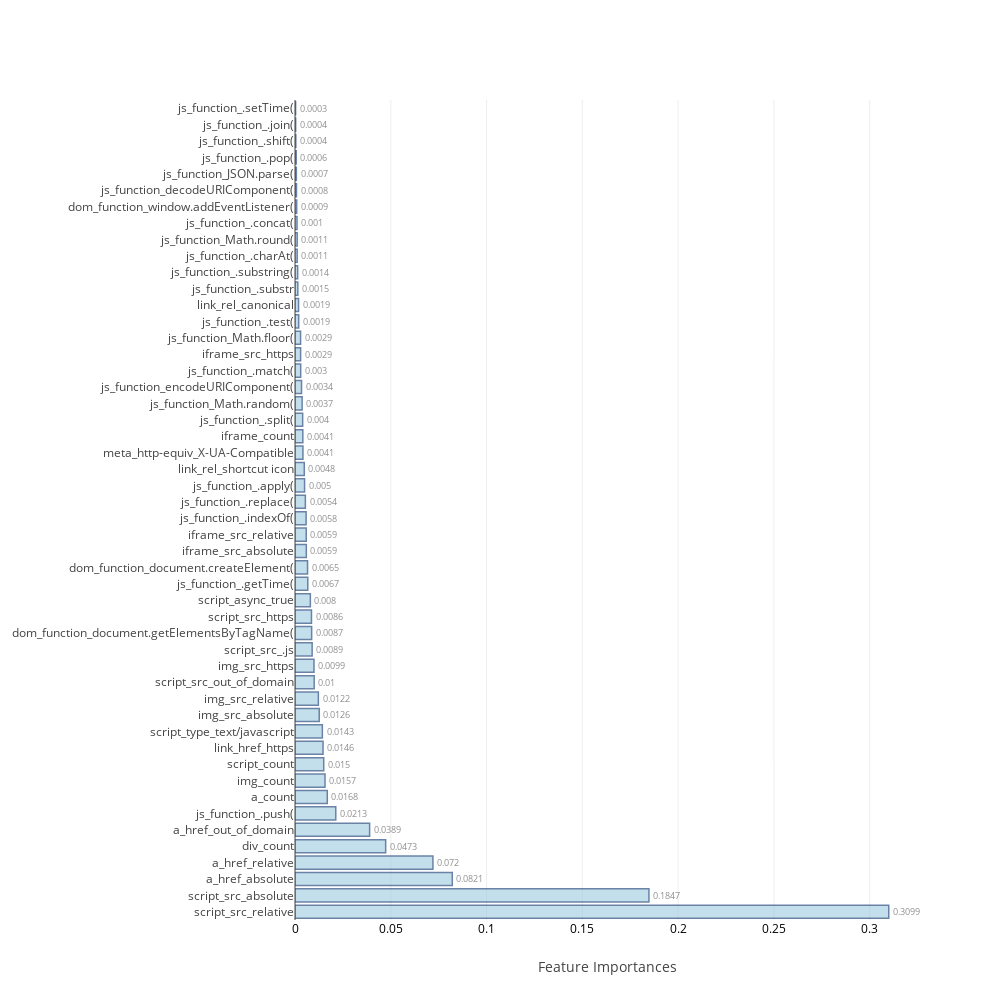
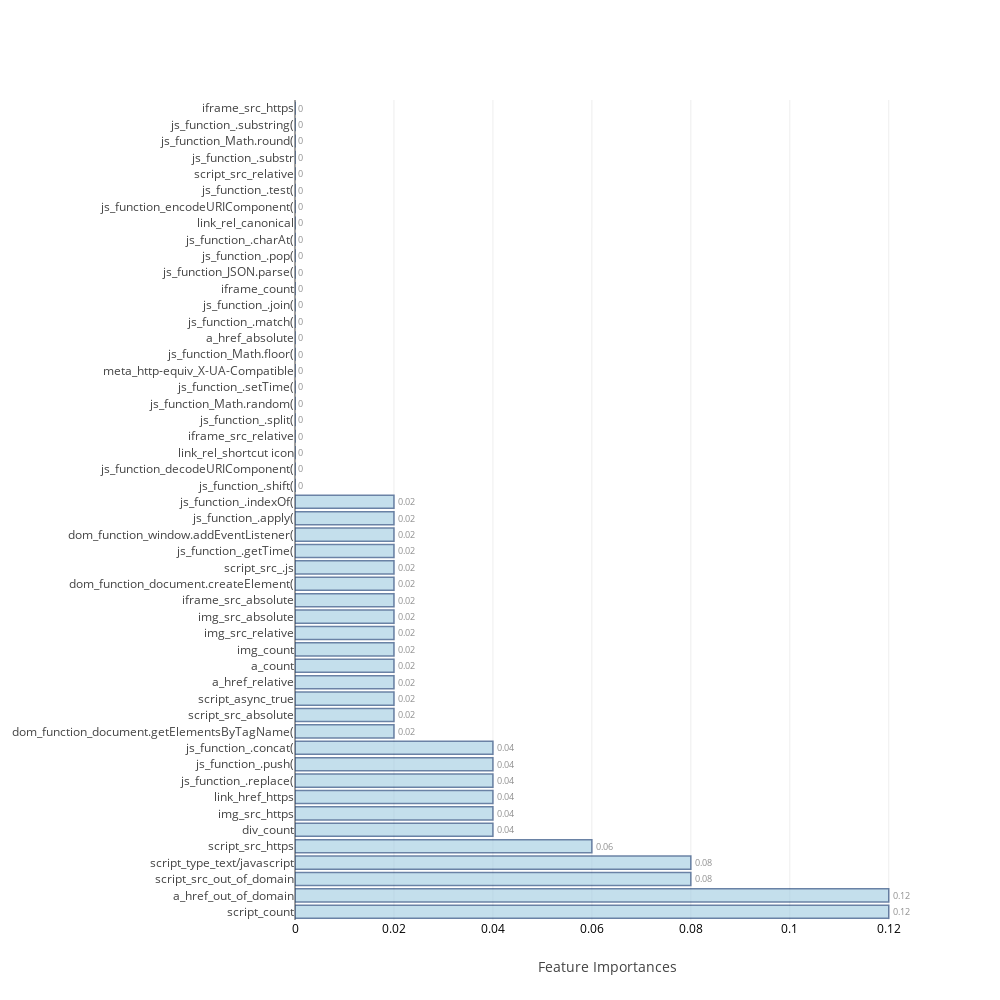
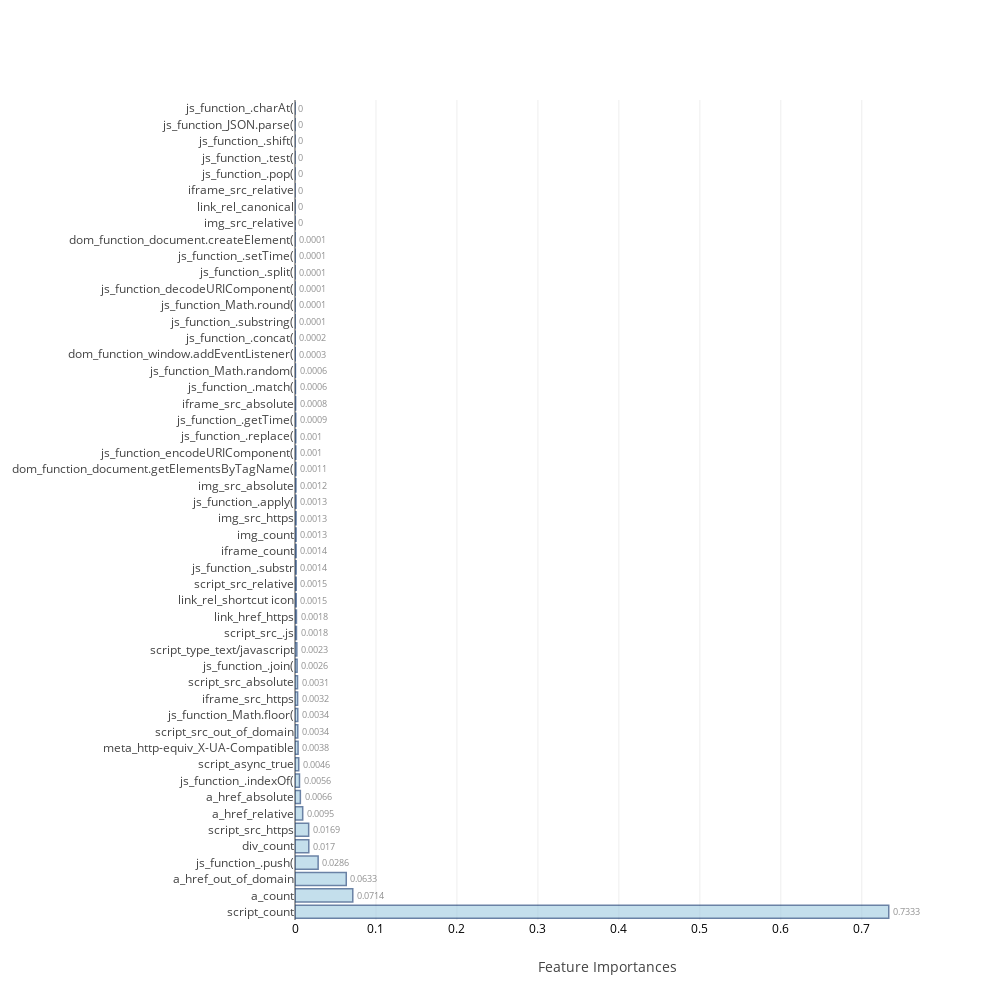
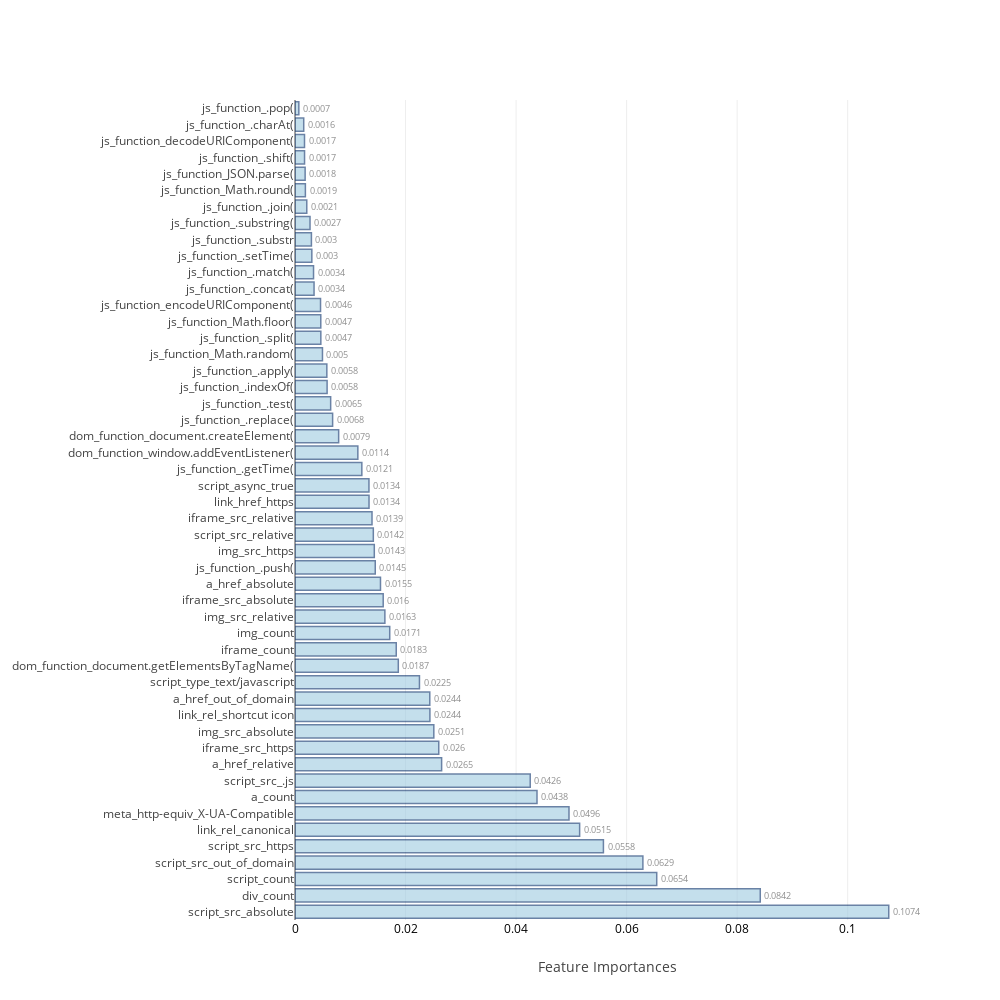

The notebook cell saved with these charts, in order:
### Code cell
feat_imp=[None]*4
j=0
for i in range(0,8):
    if i>=2 and i<=5:
        model,cm_train,cm_test,acc_train,acc_test,roc_auc,feat_imp[j]=f[i](X_train,Y_train,X_test,Y_test,columns)
        j=j+1
    else:
        model,cm_train,cm_test,acc_train,acc_test,roc_auc=f[i](X_train,Y_train,X_test,Y_test)
    table_80_50_train.loc[i]=   ([acc_train,cm_train.TP,cm_train.TN,cm_train.FP,cm_train.FN,cm_train.FPR,cm_train.FNR])
    table_80_50_test.loc[i] =   ([acc_test ,cm_test.TP, cm_test.TN, cm_test.FP, cm_test.FN, cm_test.FPR, cm_test.FNR,roc_auc])
    print("\n")

### Figure 1 — Plotly figure (JSON) as saved in the notebook; plotly's stock layout.template omitted (floating-point values rounded to 4 significant figures)
{"data": [{"marker": {"color": "rgb(158,202,225)", "line": {"color": "rgb(8,48,107)", "width": 1.5}}, "opacity": 0.6, "orientation": "h", "text": [0.3099, 0.1847, 0.0821, 0.072, 0.0473, 0.0389, 0.0213, 0.0168, 0.0157, 0.015, 0.0146, 0.0143, 0.0126, 0.0122, 0.01, 0.0099, 0.0089, 0.0087, 0.0086, 0.008, 0.0067, 0.0065, 0.0059, 0.0059, 0.0058, 0.0054, 0.005, 0.0048, 0.0041, 0.0041, 0.004, 0.0037, 0.0034, 0.003, 0.0029, 0.0029, 0.0019, 0.0019, 0.0015, 0.0014, 0.0011, 0.0011, 0.001, 0.0009, 0.0008, 0.0007, 0.0006, 0.0004, 0.0004, 0.0003], "textposition": "outside", "type": "bar", "uid": "7e434136-b557-49b4-9133-36970a8641a6", "x": [0.3099, 0.1847, 0.08211, 0.07199, 0.04732, 0.03895, 0.02128, 0.01685, 0.01566, 0.01499, 0.01463, 0.01428, 0.01264, 0.0122, 0.01001, 0.009903, 0.008948, 0.008689, 0.008599, 0.008016, 0.006671, 0.006549, 0.005903, 0.005869, 0.0058, 0.005403, 0.004998, 0.004849, 0.004141, 0.004082, 0.004, 0.003718, 0.003405, 0.00297, 0.002932, 0.002913, 0.001928, 0.001855, 0.001467, 0.001387, 0.001141, 0.001136, 0.001044, 0.0008692, 0.0007761, 0.0006999, 0.0006385, 0.0004373, 0.0003529, 0.0003201], "y": ["script_src_relative", "script_src_absolute", "a_href_absolute", "a_href_relative", "div_count", "a_href_out_of_domain", "js_function_.push(", "a_count", "img_count", "script_count", "link_href_https", "script_type_text/javascript", "img_src_absolute", "img_src_relative", "script_src_out_of_domain", "img_src_https", "script_src_.js", "dom_function_document.getElementsByTagName(", "script_src_https", "script_async_true", "js_function_.getTime(", "dom_function_document.createElement(", "iframe_src_absolute", "iframe_src_relative", "js_function_.indexOf(", "js_function_.replace(", "js_function_.apply(", "link_rel_shortcut icon", "meta_http-equiv_X-UA-Compatible", "iframe_count", "js_function_.split(", "js_function_Math.random(", "js_function_encodeURIComponent(", "js_function_.match(", "iframe_src_https", "js_function_Math.floor(", "js_function_.test(", "link_rel_canonical", "js_function_.substr", "js_function_.substring(", "js_function_.charAt(", "js_function_Math.round(", "js_function_.concat(", "dom_function_window.addEventListener(", "js_function_decodeURIComponent(", "js_function_JSON.parse(", "js_function_.pop(", "js_function_.shift(", "js_function_.join(", "js_function_.setTime("]}], "layout": {"autosize": false, "height": 1000, "width": 1000, "xaxis": {"tickfont": {"color": "black", "size": 12}, "title": "Feature Importances"}, "yaxis": {"automargin": true}}}

### Figure 2 — Plotly figure (JSON) as saved in the notebook; plotly's stock layout.template omitted (floating-point values rounded to 4 significant figures)
{"data": [{"marker": {"color": "rgb(158,202,225)", "line": {"color": "rgb(8,48,107)", "width": 1.5}}, "opacity": 0.6, "orientation": "h", "text": [0.12, 0.12, 0.08, 0.08, 0.06, 0.04, 0.04, 0.04, 0.04, 0.04, 0.04, 0.02, 0.02, 0.02, 0.02, 0.02, 0.02, 0.02, 0.02, 0.02, 0.02, 0.02, 0.02, 0.02, 0.02, 0.02, 0, 0, 0, 0, 0, 0, 0, 0, 0, 0, 0, 0, 0, 0, 0, 0, 0, 0, 0, 0, 0, 0, 0, 0], "textposition": "outside", "type": "bar", "uid": "ce791e87-85eb-4387-a303-6b37baa7ed0b", "x": [0.12, 0.12, 0.08, 0.08, 0.06, 0.04, 0.04, 0.04, 0.04, 0.04, 0.04, 0.02, 0.02, 0.02, 0.02, 0.02, 0.02, 0.02, 0.02, 0.02, 0.02, 0.02, 0.02, 0.02, 0.02, 0.02, 0, 0, 0, 0, 0, 0, 0, 0, 0, 0, 0, 0, 0, 0, 0, 0, 0, 0, 0, 0, 0, 0, 0, 0], "y": ["script_count", "a_href_out_of_domain", "script_src_out_of_domain", "script_type_text/javascript", "script_src_https", "div_count", "img_src_https", "link_href_https", "js_function_.replace(", "js_function_.push(", "js_function_.concat(", "dom_function_document.getElementsByTagName(", "script_src_absolute", "script_async_true", "a_href_relative", "a_count", "img_count", "img_src_relative", "img_src_absolute", "iframe_src_absolute", "dom_function_document.createElement(", "script_src_.js", "js_function_.getTime(", "dom_function_window.addEventListener(", "js_function_.apply(", "js_function_.indexOf(", "js_function_.shift(", "js_function_decodeURIComponent(", "link_rel_shortcut icon", "iframe_src_relative", "js_function_.split(", "js_function_Math.random(", "js_function_.setTime(", "meta_http-equiv_X-UA-Compatible", "js_function_Math.floor(", "a_href_absolute", "js_function_.match(", "js_function_.join(", "iframe_count", "js_function_JSON.parse(", "js_function_.pop(", "js_function_.charAt(", "link_rel_canonical", "js_function_encodeURIComponent(", "js_function_.test(", "script_src_relative", "js_function_.substr", "js_function_Math.round(", "js_function_.substring(", "iframe_src_https"]}], "layout": {"autosize": false, "height": 1000, "width": 1000, "xaxis": {"tickfont": {"color": "black", "size": 12}, "title": "Feature Importances"}, "yaxis": {"automargin": true}}}

### Figure 3 — Plotly figure (JSON) as saved in the notebook; plotly's stock layout.template omitted (floating-point values rounded to 4 significant figures)
{"data": [{"marker": {"color": "rgb(158,202,225)", "line": {"color": "rgb(8,48,107)", "width": 1.5}}, "opacity": 0.6, "orientation": "h", "text": [0.7333, 0.0714, 0.0633, 0.0286, 0.017, 0.0169, 0.0095, 0.0066, 0.0056, 0.0046, 0.0038, 0.0034, 0.0034, 0.0032, 0.0031, 0.0026, 0.0023, 0.0018, 0.0018, 0.0015, 0.0015, 0.0014, 0.0014, 0.0013, 0.0013, 0.0013, 0.0012, 0.0011, 0.001, 0.001, 0.0009, 0.0008, 0.0006, 0.0006, 0.0003, 0.0002, 0.0001, 0.0001, 0.0001, 0.0001, 0.0001, 0.0001, 0, 0, 0, 0, 0, 0, 0, 0], "textposition": "outside", "type": "bar", "uid": "a32fcbd4-a9e2-468e-a856-59679b771fce", "x": [0.7333, 0.07136, 0.0633, 0.02858, 0.01703, 0.01688, 0.009512, 0.00661, 0.005564, 0.004591, 0.003806, 0.003431, 0.003418, 0.003218, 0.003111, 0.002597, 0.002269, 0.001813, 0.001778, 0.001507, 0.001468, 0.001432, 0.001389, 0.001345, 0.001308, 0.001255, 0.001177, 0.001086, 0.001026, 0.0009716, 0.0009443, 0.0007662, 0.0005796, 0.0005523, 0.0002731, 0.0001847, 0.0001322, 8.642e-05, 7.773e-05, 7.433e-05, 7.346e-05, 5.42e-05, 4.57e-05, 1.631e-05, 1.124e-05, 0, 0, 0, 0, 0], "y": ["script_count", "a_count", "a_href_out_of_domain", "js_function_.push(", "div_count", "script_src_https", "a_href_relative", "a_href_absolute", "js_function_.indexOf(", "script_async_true", "meta_http-equiv_X-UA-Compatible", "script_src_out_of_domain", "js_function_Math.floor(", "iframe_src_https", "script_src_absolute", "js_function_.join(", "script_type_text/javascript", "script_src_.js", "link_href_https", "link_rel_shortcut icon", "script_src_relative", "js_function_.substr", "iframe_count", "img_count", "img_src_https", "js_function_.apply(", "img_src_absolute", "dom_function_document.getElementsByTagName(", "js_function_encodeURIComponent(", "js_function_.replace(", "js_function_.getTime(", "iframe_src_absolute", "js_function_.match(", "js_function_Math.random(", "dom_function_window.addEventListener(", "js_function_.concat(", "js_function_.substring(", "js_function_Math.round(", "js_function_decodeURIComponent(", "js_function_.split(", "js_function_.setTime(", "dom_function_document.createElement(", "img_src_relative", "link_rel_canonical", "iframe_src_relative", "js_function_.pop(", "js_function_.test(", "js_function_.shift(", "js_function_JSON.parse(", "js_function_.charAt("]}], "layout": {"autosize": false, "height": 1000, "width": 1000, "xaxis": {"tickfont": {"color": "black", "size": 12}, "title": "Feature Importances"}, "yaxis": {"automargin": true}}}

### Figure 4 — Plotly figure (JSON) as saved in the notebook; plotly's stock layout.template omitted (floating-point values rounded to 4 significant figures)
{"data": [{"marker": {"color": "rgb(158,202,225)", "line": {"color": "rgb(8,48,107)", "width": 1.5}}, "opacity": 0.6, "orientation": "h", "text": [0.1074, 0.0842, 0.0654, 0.0629, 0.0558, 0.0515, 0.0496, 0.0438, 0.0426, 0.0265, 0.026, 0.0251, 0.0244, 0.0244, 0.0225, 0.0187, 0.0183, 0.0171, 0.0163, 0.016, 0.0155, 0.0145, 0.0143, 0.0142, 0.0139, 0.0134, 0.0134, 0.0121, 0.0114, 0.0079, 0.0068, 0.0065, 0.0058, 0.0058, 0.005, 0.0047, 0.0047, 0.0046, 0.0034, 0.0034, 0.003, 0.003, 0.0027, 0.0021, 0.0019, 0.0018, 0.0017, 0.0017, 0.0016, 0.0007], "textposition": "outside", "type": "bar", "uid": "f23fdd0f-7125-4c75-b0c8-13663e4cd1a1", "x": [0.1074, 0.08418, 0.06545, 0.06294, 0.0558, 0.0515, 0.04958, 0.04379, 0.04256, 0.02653, 0.02601, 0.02512, 0.02441, 0.02439, 0.02252, 0.01869, 0.01832, 0.01714, 0.01626, 0.01596, 0.01547, 0.01452, 0.01435, 0.01417, 0.01393, 0.01339, 0.01338, 0.01209, 0.01137, 0.007898, 0.006806, 0.006453, 0.005809, 0.005759, 0.00497, 0.004674, 0.004665, 0.004618, 0.003446, 0.003355, 0.003045, 0.002971, 0.002718, 0.002129, 0.001877, 0.001834, 0.001727, 0.001721, 0.00158, 0.0006934], "y": ["script_src_absolute", "div_count", "script_count", "script_src_out_of_domain", "script_src_https", "link_rel_canonical", "meta_http-equiv_X-UA-Compatible", "a_count", "script_src_.js", "a_href_relative", "iframe_src_https", "img_src_absolute", "link_rel_shortcut icon", "a_href_out_of_domain", "script_type_text/javascript", "dom_function_document.getElementsByTagName(", "iframe_count", "img_count", "img_src_relative", "iframe_src_absolute", "a_href_absolute", "js_function_.push(", "img_src_https", "script_src_relative", "iframe_src_relative", "link_href_https", "script_async_true", "js_function_.getTime(", "dom_function_window.addEventListener(", "dom_function_document.createElement(", "js_function_.replace(", "js_function_.test(", "js_function_.indexOf(", "js_function_.apply(", "js_function_Math.random(", "js_function_.split(", "js_function_Math.floor(", "js_function_encodeURIComponent(", "js_function_.concat(", "js_function_.match(", "js_function_.setTime(", "js_function_.substr", "js_function_.substring(", "js_function_.join(", "js_function_Math.round(", "js_function_JSON.parse(", "js_function_.shift(", "js_function_decodeURIComponent(", "js_function_.charAt(", "js_function_.pop("]}], "layout": {"autosize": false, "height": 1000, "width": 1000, "xaxis": {"tickfont": {"color": "black", "size": 12}, "title": "Feature Importances"}, "yaxis": {"automargin": true}}}
